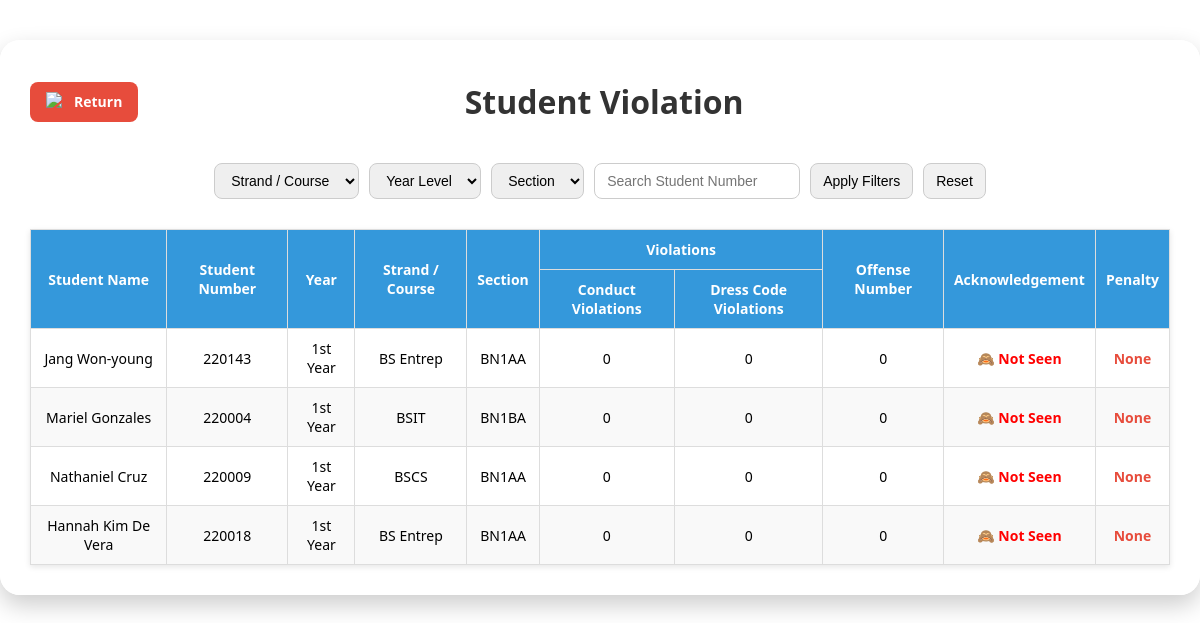
The app's page /student_dashboard.php?year=1st Year with its own data.
### tables this page shows
CREATE TABLE `students` (
  `id` int(11) NOT NULL,
  `name` varchar(100) NOT NULL,
  `email` varchar(100) NOT NULL,
  `student_number` varchar(50) NOT NULL,
  `rfid` varchar(50) NOT NULL,
  `image` varchar(255) DEFAULT 'assets/default-profile.png',
  `year_level` varchar(20) DEFAULT NULL,
  `strand_course` varchar(50) DEFAULT NULL,
  `section` varchar(20) DEFAULT NULL,
  `archived` tinyint(1) DEFAULT 0
);

### student_dashboard.php (the view, shortened to what this page needs)
<?php
include 'config.php';
$year = isset($_GET['year']) ? $_GET['year'] : '';
$strand = isset($_GET['strand']) ? $_GET['strand'] : '';
$section = isset($_GET['section']) ? $_GET['section'] : '';
$search = isset($_GET['search']) ? $_GET['search'] : '';
$query = "SELECT id, name, student_number, year_level, strand_course, section, image FROM students WHERE 1";
if ($year != '') {
    $query .= " AND year_level = '" . $conn->real_escape_string($year) . "'";
}
$result = $conn->query($query);
?>
<!DOCTYPE html>
<html lang="en">
<head>
</head>
<body>
<div class="dashboard">
    <div class="header-container">
        <a href="admin.php" class="return-home-button">
            <img src="images/return.png" alt="Return Icon" style="width: 20px; height: 20px;">
            Return
        </a>
        <h1>Student Violation</h1>
    </div>
    <form method="GET" class="filters">
        <select name="strand" id="strand" onchange="updateFilters()">
            <option value="" <?= $strand==''?'selected':'' ?>>Strand / Course</option>
        </select>
        <select name="year" id="year" onchange="updateSections()">
            <option value="" <?= $year==''?'selected':'' ?>>Year Level</option>
        </select>
        <select name="section" id="section">
            <option value="" <?= $section==''?'selected':'' ?>>Section</option>
        </select>
        <input type="text" name="search" placeholder="Search Student Number" value="<?= htmlspecialchars($search) ?>">
        <button type="submit">Apply Filters</button>
        <button type="button" id="resetFilters" style="padding:8px 12px; border-radius:8px; border:1px solid #ccc; background:#f1f1f1; cursor:pointer;">Reset</button>
    </form>
    <table>
        <thead>
            <tr>
                <th rowspan="2">Student Name</th>
                <th rowspan="2">Student Number</th>
                <th rowspan="2">Year</th>
                <th rowspan="2">Strand / Course</th>
                <th rowspan="2">Section</th>
                <th colspan="2">Violations</th>
                <th rowspan="2">Offense Number</th>
                <th rowspan="2">Acknowledgement</th>
                <th rowspan="2">Penalty</th>
            </tr>
            <tr>
                <th>Conduct Violations</th>
                <th>Dress Code Violations</th>
            </tr>
        </thead>
        <tbody>
            <?php if ($result && $result->num_rows > 0): ?>
                <?php while($row = $result->fetch_assoc()): ?>
                    <tr>
                        <td><?= htmlspecialchars($row['name']) ?></td>
                        <td><?= htmlspecialchars($row['student_number']) ?></td>
                        <td><?= htmlspecialchars($row['year_level']) ?></td>
                        <td><?= htmlspecialchars($row['strand_course']) ?></td>
                        <td><?= htmlspecialchars($row['section']) ?></td>
                        <td>0</td>
                        <td>0</td>
                        <td>0</td>
                        <td class="eye-closed">🙈 Not Seen</td>
                        <td class="penalty">None</td>
                    </tr>
                <?php endwhile; ?>
            <?php else: ?>
                <tr>
                    <td colspan="10">No students found with the selected filters.</td>
                </tr>
            <?php endif; ?>
        </tbody>
    </table>
</div>
</body>
</html>

### student_dashboard.php (style rules this page uses)
body { font-family: 'Segoe UI', sans-serif; margin: 0; padding: 0; background: url('images/room.jpg') no-repeat center center fixed; background-size: cover; display: flex; justify-content: center; align-items: flex-start; min-height: 100vh; }
.dashboard { background: rgba(255, 255, 255, 0.95); padding: 30px; border-radius: 20px; box-shadow: 0 10px 25px rgba(0, 0, 0, 0.2); margin: 40px auto; width: 95%; max-width: 1200px; overflow: visible; position: relative; }
.header-container { position: sticky; top: 0; background: rgba(255, 255, 255, 0.95); z-index: 100; padding: 10px 0; margin-bottom: 20px; display: flex; justify-content: space-between; align-items: center; }
.return-home-button { background: #e74c3c; color: #fff; padding: 10px 16px; border-radius: 8px; text-decoration: none; font-weight: bold; font-size: 14px; transition: background 0.3s; display: flex; align-items: center; gap: 8px; flex-shrink: 0; }
h1 { text-align: center; margin: 0; color: #333; flex-grow: 1; }
.filters { display: flex; justify-content: center; flex-wrap: wrap; gap: 10px; margin-bottom: 20px; position: sticky; top: 60px; background: rgba(255, 255, 255, 0.95); z-index: 90; padding: 10px 0; }
.filters select, .filters button, .filters input { padding: 8px 12px; border-radius: 8px; border: 1px solid #ccc; cursor: pointer; font-size: 14px; }
.filters input { width: 180px; }
table { width: 100%; border-collapse: collapse; background: #fff; box-shadow: 0 2px 6px rgba(0,0,0,0.1); position: relative; }
th, td { border: 1px solid #ddd; padding: 10px; text-align: center; font-size: 14px; }
thead { position: sticky; top: 120px; z-index: 80; }
thead th { background: #3498db; color: white; }
tr:nth-child(even) { background: #f9f9f9; }
.eye-closed { color: red; font-weight: bold; }
.penalty { color: #e74c3c; font-weight: bold; }

### records on screen
students: name "Jang Won-young", student_number "220143", year_level "1st Year", strand_course "BS Entrep", section "BN1AA"
students: name "Mariel Gonzales", student_number "220004", year_level "1st Year", strand_course "BSIT", section "BN1BA"
students: name "Nathaniel Cruz", student_number "220009", year_level "1st Year", strand_course "BSCS", section "BN1AA"
students: name "Hannah Kim De Vera", student_number "220018", year_level "1st Year", strand_course "BS Entrep", section "BN1AA"
